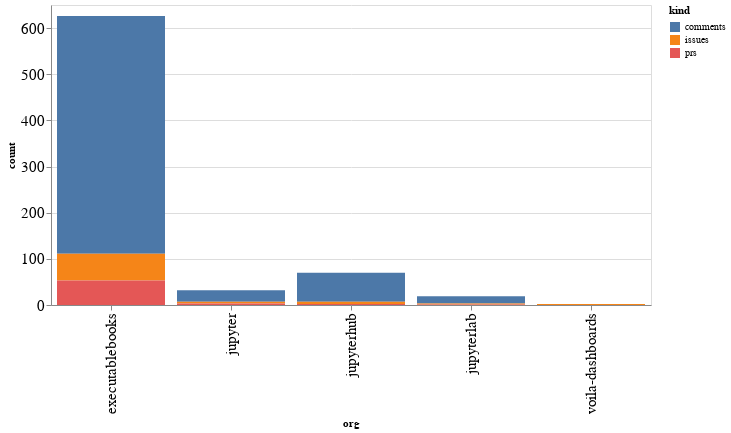

Source (notebook cell):
### Code cell
alt.Chart(org_summaries, width=600).mark_bar().encode(
    x='org',
    y='count',
    color='kind',
    tooltip="org"
)

### Figure 1 — Vega-Lite specification as saved in the notebook (floating-point values rounded to 4 significant figures)
{"config": {"axisLeft": {"labelFontSize": 15}, "axisBottom": {"labelFontSize": 15}}, "data": {"name": "data-0558d2b4f5db9fa3cd3c9aed341902cd"}, "mark": "bar", "encoding": {"color": {"type": "nominal", "field": "kind"}, "tooltip": {"type": "nominal", "field": "org"}, "x": {"type": "nominal", "field": "org"}, "y": {"type": "quantitative", "field": "count"}}, "width": 600, "$schema": "https://vega.github.io/schema/vega-lite/v4.8.1.json", "datasets": {"data-0558d2b4f5db9fa3cd3c9aed341902cd": [{"org": "executablebooks", "kind": "comments", "count": 515}, {"org": "executablebooks", "kind": "issues", "count": 58}, {"org": "executablebooks", "kind": "prs", "count": 53}, {"org": "jupyter", "kind": "comments", "count": 25}, {"org": "jupyter", "kind": "issues", "count": 4}, {"org": "jupyter", "kind": "prs", "count": 3}, {"org": "jupyterhub", "kind": "comments", "count": 63}, {"org": "jupyterhub", "kind": "issues", "count": 5}, {"org": "jupyterhub", "kind": "prs", "count": 2}, {"org": "jupyterlab", "kind": "comments", "count": 16}, {"org": "jupyterlab", "kind": "issues", "count": 2}, {"org": "jupyterlab", "kind": "prs", "count": 1}, {"org": "voila-dashboards", "kind": "issues", "count": 2}]}}
